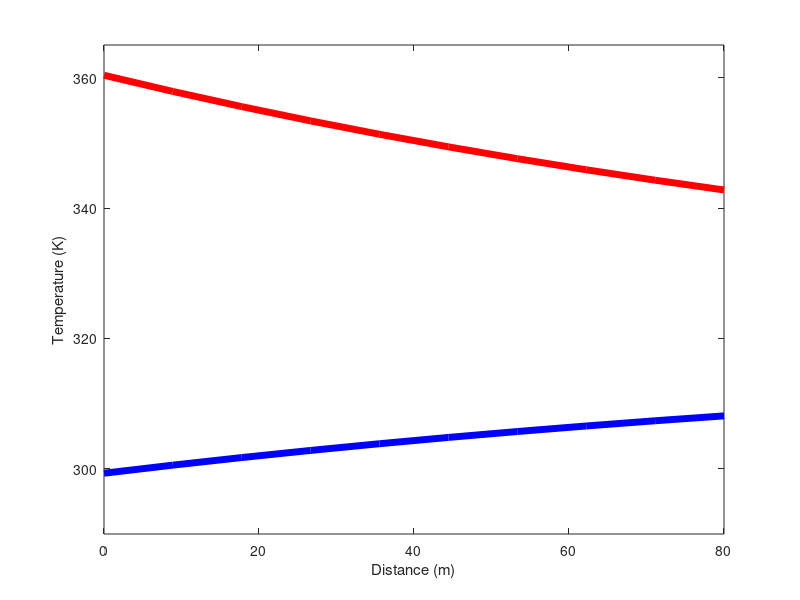

MATLAB code to generate this figure:
%Exampleone double pipe HE
l = 80; %m pipe length
r1 = 0.1; %m inner radius
r2 = 0.15; %m outer pipe dia
n = 10; % number of nodes used

%Fluid 1 data
m1 = 20; %kg/s mass flowrate
Cp1 = 4180; %J/kg K Cp
rho1 = 1000; %kg/m3

%Fluid 2 data
m2 = 10; %kg/s
Cp2 = 4180; %J/kg K Cp
rho2 = 1000; %kg/m3

Ac1 = pi * (r1 ^ 2); % Crosssectional area of inner tube
Ac2 = pi * (r2 ^ 2 - r1 ^ 2); % Cross sectional area of outer tube

T1in = 298; % K Inlet temp of fluid 1
T2in = 363; % K Inlet temperature of fluid 2

T0 = 298; %K initial temperature of fluid through pipe
U = 360; %W/m2 - Overall HT coeff

dx = l/n; % Dividing length into nodes
time_final=1000; %seconds
dt=10; %seconds

x=linspace(0,l,n); %Array containing space between node 2 to n-1
T1=ones(1,n)*T0; %Initial conditions for all the nodes in geometry 1
T2=ones(1,n)*T0; %Initial conditions for all the nodes in geometry 2

dTdt1 = ones(1,n-2); %Rate of change in temerature of liquid 1
dTdt2 = ones(1,n-2); %Rate of change in temperature of liquid 2
t=0:dt:time_final; %array for time
for j=1:length(t)
    clf
    %Energy balance for fluid 1
    dTdt1(2:n)=(m1*Cp1*(T1(1:n-1)-T1(2:n))+U*2*pi*r1*dx*(T2(2:n)-T1(2:n)))/(rho1*Cp1*Ac1*dx);
    dTdt1(1)=(m1*Cp1*(T1in-T1(1))+U*2*pi*r1*dx*(T2(1)-T1(1)))/(rho1*Cp1*Ac1*dx);
    %Energy balance for fluid 2
    dTdt2(2:n)=(m2*Cp2*(T2(1:n-1)-T2(2:n))-U*2*pi*r1*dx*(T2(2:n)-T1(2:n)))/(rho2*Cp2*Ac2*dx);
    dTdt2(1)=(m2*Cp2*(T2in-T2(1))-U*2*pi*r1*dx*(T2(1)-T1(1)))/(rho2*Cp2*Ac2*dx);
    T1 = T1 + dTdt1 * dt; 
    T2 = T2 + dTdt2 * dt ;
   
    plot(x,T1,'-b','LineWidth',5)
    axis([0,80,290,365])
    xlabel('Distance (m)');
    ylabel('Temperature (K)');
    hold on
    plot(x,T2,'-r','LineWidth',5)
    pause(0.1)
end






